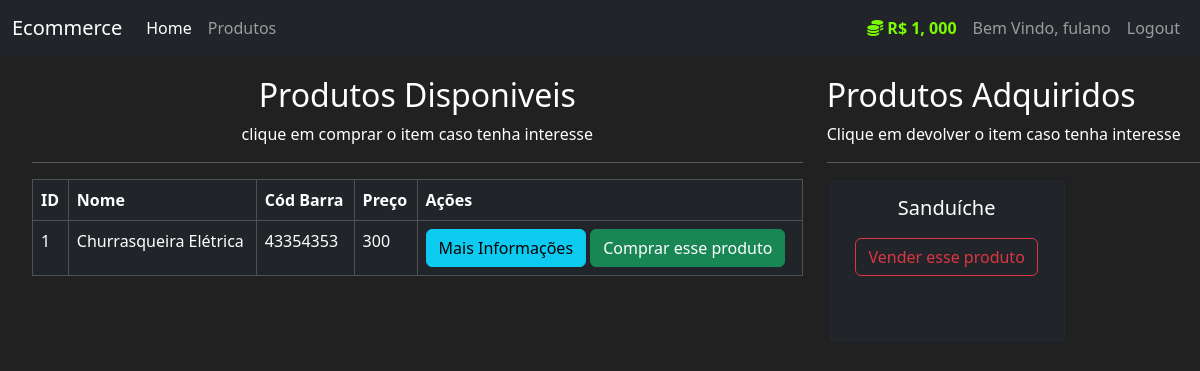
/produtos (signed in), run on an earlier commit of the app's database.
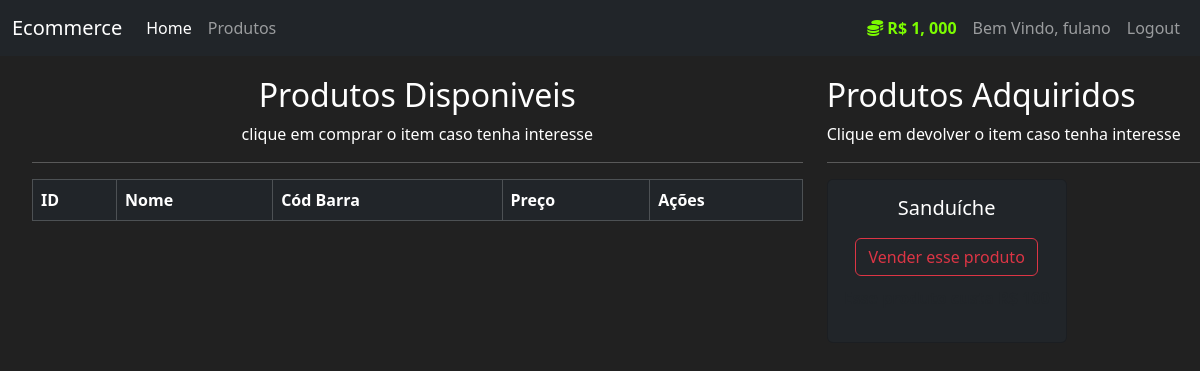
And on a later commit of the database.
### mercado/models.py (models this page shows, shortened)
class User(db.Model, UserMixin):
    id = db.Column(db.Integer, primary_key=True)
    usuario = db.Column(db.String(length=30), nullable=False, unique = True)
    email = db.Column(db.String(length=50), nullable=False, unique = True)
    senha = db.Column(db.String(length=60), nullable=False, unique = True)
    valor = db.Column(db.Integer, nullable=False, default=5000)
    itens = db.relationship('Item', backref='dono_user',lazy=True)
    @property
    def formataValor(self):
        if len(str(self.valor)) >= 4:
            return f"R$ {str(self.valor)[:-3]}, {str(self.valor)[-3:]}"
        else:
            return f"R$ {self.valor}"
    @property
    def senhacrip(self):
        return self.senhacrip

class Item(db.Model):
    id = db.Column(db.Integer, primary_key=True)
    nome = db.Column(db.String(length=30), nullable=False, unique = True)
    preco = db.Column(db.Integer,nullable=False)
    cod_barra = db.Column(db.String(length=12), nullable=False, unique = True)
    descricao = db.Column(db.String(length=1024), nullable=False, unique = True)
    dono = db.Column(db.Integer, db.ForeignKey('user.id'))

### mercado/routes.py (the view, shortened to what this page needs)
@app.route('/produtos', methods=["GET","POST"])
@login_required
def page_produto():
    compra_form = CompraProdutoForm()
    venda_form = VendaProdutoForm()
    if request.method == "GET":
        itens = Item.query.filter_by(dono=None)
        dono_itens = Item.query.filter_by(dono=current_user.id)
        return render_template("produtos.html", itens=itens, compra_form = compra_form, dono_itens=dono_itens, venda_form = venda_form)

### mercado/models.py (called while the page is built)
@login_manager.user_loader
def load_user(user_id):
    return User.query.get(int(user_id))

### mercado/templates/produtos.html (shortened to what this page needs)
{% extends 'base.html' %}
{% block conteudo %}
    <div class="row" style="margin-top: 20px; margin-left: 20px;">
        <div class="col-8">
            <h2 style="text-align: center;">Produtos Disponiveis</h2>
            <p style="text-align: center;">clique em comprar o item caso tenha interesse</p>
            <hr>
            <table class="table table-hover table-dark table-bordered">
                <thead>
                    <tr>
                        <th scope="col">ID</th>
                        <th scope="col">Nome</th>
                        <th scope="col">Cód Barra</th>
                        <th scope="col">Preço</th>
                        <th scope="col">Ações</th>
                    </tr>
                </thead>
                <tbody>
                    {% for item in itens %}
                    <tr>
                        <td>{{item.id}}</td>
                        <td>{{item.nome}}</td>
                        <td>{{item.cod_barra}}</td>
                        <td>{{item.preco}}</td>
                        <td>
                            <button data-bs-toggle="modal" data-bs-target="#exampleModal-{{item.id}}" class="btn btn-outline btn-info">Mais Informações</button>
                            <button data-bs-toggle="modal" data-bs-target="#exampleModalCompra-{{item.id}}" class="btn btn-outline btn-success">Comprar esse produto</button>
                        </td>
                    </tr>
                    {% endfor %}
                </tbody>
            </table>
        </div>
        <div class="col-4">
            <h2>Produtos Adquiridos</h2>
            <p>Clique em devolver o item caso tenha interesse</p>
            <hr>
            {% for dono_item in dono_itens %}
              <div class="col-md-6">
                <div class="card text-center bg-dark" style="width: 15rem;">
                  <div class="card-body">
                    <h5 class="card-title" style="color: white;">{{dono_item.nome}}</h5>
                    <button style="margin-bottom: 10px; margin-top: 10px;" data-bs-toggle="modal" data-bs-target="#exampleModalVenda-{{ dono_item.Id }}" class="btn btn-outline-danger" type="button">
                      Vender esse produto
                    </button>
                    <p>
                      <strong>
                      </strong>
                    </p>
                  </div>
                </div>
              </div>
            {% endfor %}
          </div>
      </div>
{% endblock %}

### mercado/templates/base.html (shortened to what this page needs)
<!DOCTYPE html>
<html lang="en">
<head>
    <link rel="stylesheet" href="https://cdn.jsdelivr.net/npm/bootstrap@5.3.3/dist/css/bootstrap.min.css"
        rel="stylesheet"
>
</head>
<body>
    <nav class="navbar navbar-expand-lg navbar-dark bg-dark">
        <div class="container-fluid">
            <a class="navbar-brand" href="#">Ecommerce</a>
            <div class="collapse navbar-collapse" id="navbarSupportedContent">
                <div class="navbar-nav me-auto">
                    <a class="nav-link active" aria-current="page" href="{{url_for('page_home')}}">Home</a>
                    <a class="nav-link" href="{{url_for('page_produto')}}">Produtos</a>
                </div>
                {% if current_user.is_authenticated %}
                <div class="navbar-nav ms-auto">
                    <a class="nav-link" style="color:lawngreen; font-weight: bold;">
                        <i class="fas fa-coins"></i>
                        {{ current_user.formataValor }}
                    </a>
                    <a class="nav-link">Bem Vindo, {{ current_user.usuario }}</a>
                    <a class="nav-link" href="{{url_for('page_logout')}}">Logout</a>
                </div>
                {% else %}
                <div class="navbar-nav ms-auto">
                    <a class="nav-link" href="{{url_for('page_login')}}">Login</a>
                    <a class="nav-link" href="{{url_for('page_cadastro')}}">Cadastro</a>
                </div>
                {% endif %}
            </div>
        </div>
    </nav>
    {% block conteudo %}
    {% endblock %}
</body>
</html>

### mercado/templates/base.html (style rules this page uses)
body { background-color: #212121; color: white; }

What changed in the data, as far as the page shows it:
no longer on this page (row edited): Item: id "1", nome "Churrasqueira Elétrica", cod_barra "43354353", preco "300", shown under "Produtos Disponiveis"
